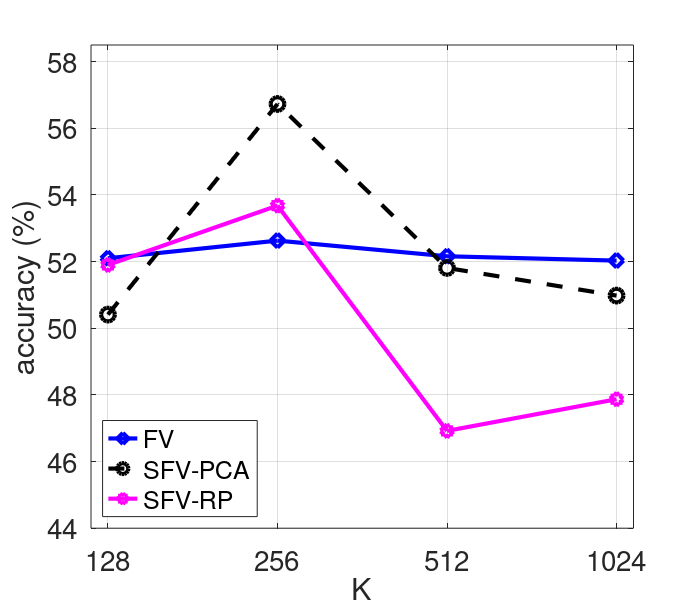

The MATLAB source for this figure:
close all
clear all
clc
Vec_Ng = [128 256 512 1024];

FV      = [52.10 52.63 52.16 52.03]; %c=0.1
SFV_pca = [50.41 56.73 51.81 50.98]; %c = 10
SFV_rp  = [51.90 53.68 46.92 47.87]; % c=10


plot(FV, '-bd', 'LineWidth',3,'MarkerSize',10);
ylim([44 58.5])
xlim([0.9 4.1])
hold on
plot( SFV_pca, '--ko', 'LineWidth',3,'MarkerSize',10);
plot( SFV_rp, '-mh', 'LineWidth',3,'MarkerSize',10);

%title('KTH','FontSize',20);
legend('FV','SFV-PCA', 'SFV-RP', 'Location', 'southwest','orientation','vertical');

ylabel('accuracy (%)','FontSize',20)
xlabel('K','FontSize',20)
set(gca, 'XTick',[1 2 3 4]);
set(gca, 'XTickLabel', Vec_Ng)
set(gca,'FontSize',20); 
grid

%To save
width = 7;     % Width in inches
height = 6;    % Height in inches

set(gcf,'InvertHardcopy','on');
set(gcf,'PaperUnits', 'inches');
papersize = get(gcf, 'PaperSize');
left = (papersize(1)- width)/2;
bottom = (papersize(2)- height)/2;
myfiguresize = [left, bottom, width, height];
set(gcf,'PaperPosition', myfiguresize);

%Nicta
%print('/home/johanna/latex-svn/wacv_2016_b/v18/images/experiments/all_shifts_kth_2','-depsc2','-r300');
print('/home/johanna-uq/codes/codes-git/papers_latex/icpr_2016/v6/images/results/acc_nGaussians','-depsc2','-r300');
close all


